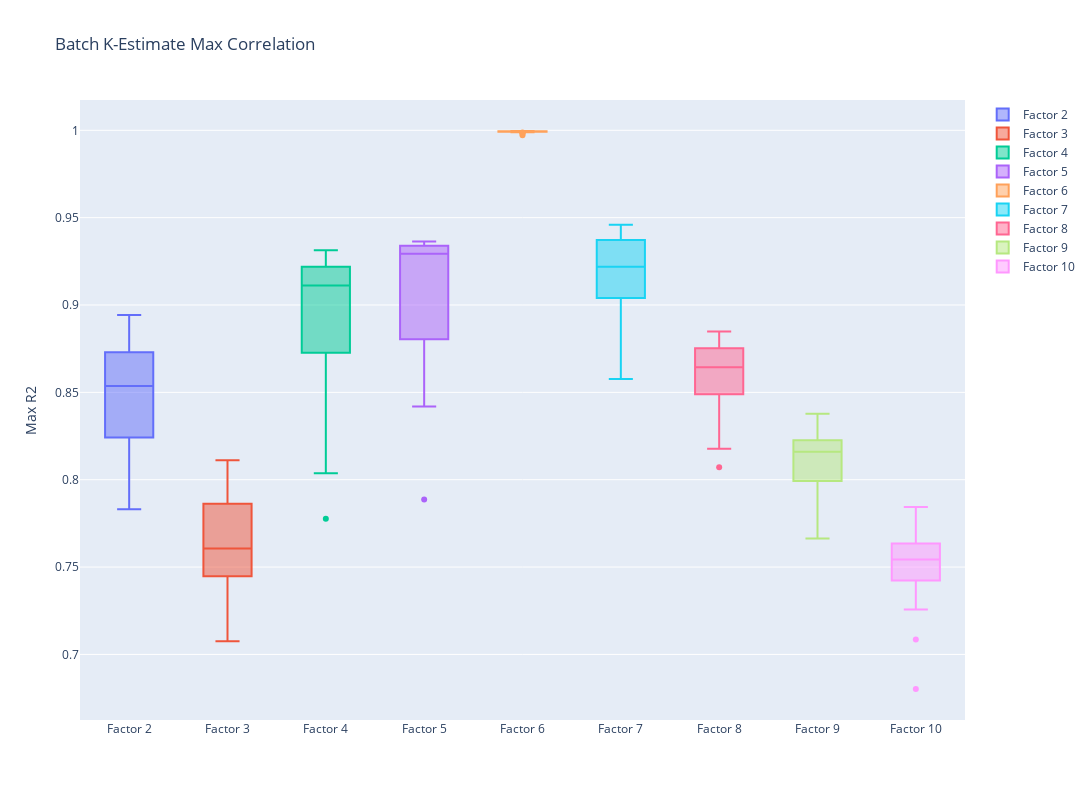

The notebook cell saved with this chart:
### Code cell
max_r_fig = go.Figure()
for i in range(max_factors-min_factors+1):
    i_results = max_r2[i]
    i_label = factor_labels[i]
    max_r_fig.add_trace(go.Box(y=i_results, name=i_label))
max_r_fig.update_layout(title="Batch K-Estimate Max Correlation", width=1200, height=800)
max_r_fig.update_yaxes(title_text="Max R2")
max_r_fig.show()
